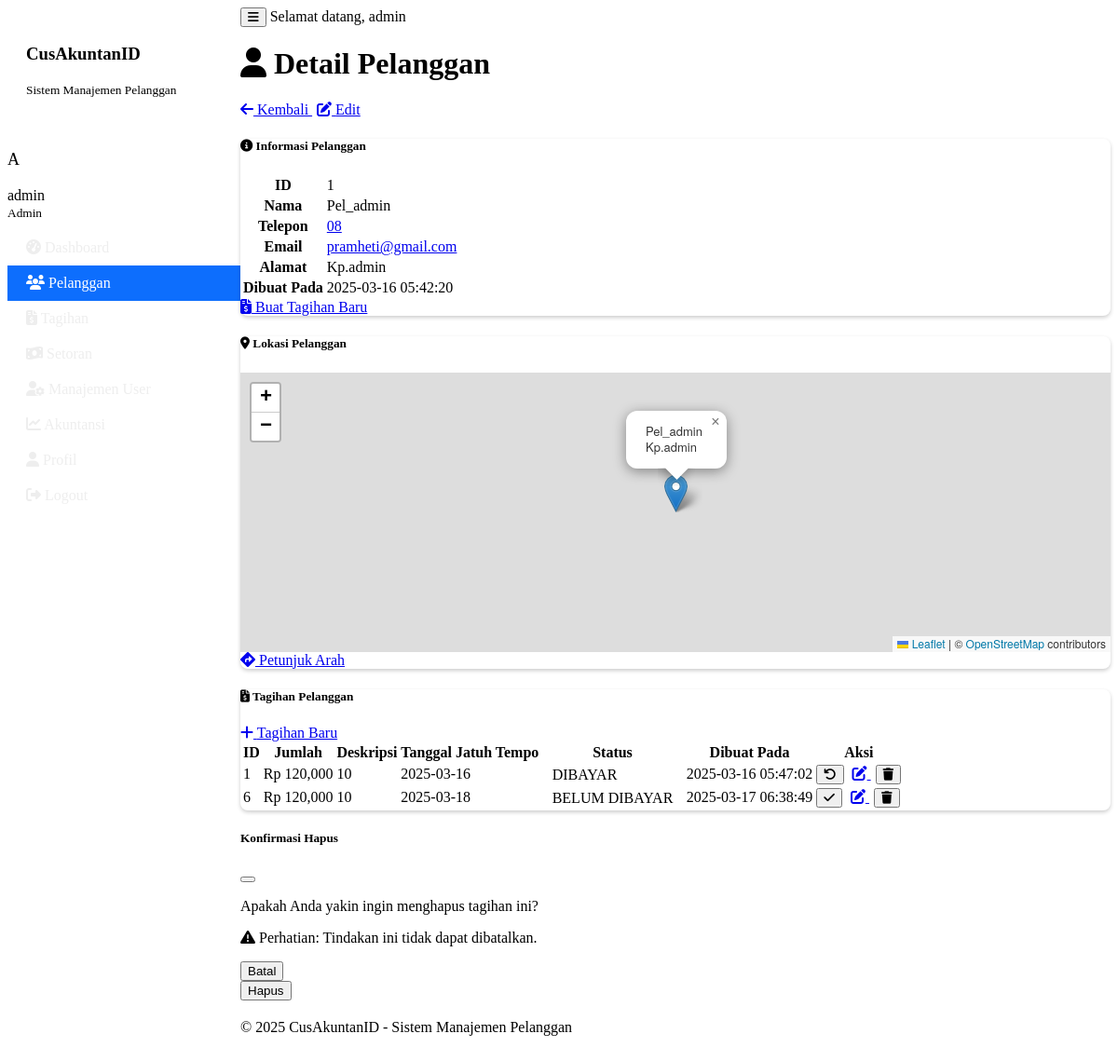
Page /pelanggan/1 (signed in) on the committed database.
### tables this page shows
CREATE TABLE pelanggan (
            id INTEGER PRIMARY KEY,
            nama TEXT NOT NULL,
            telepon TEXT,
            email TEXT,
            alamat TEXT,
            latitude REAL,
            longitude REAL,
            dibuat_pada TEXT,
            user_id INTEGER
        );

CREATE TABLE tagihan (
            id INTEGER PRIMARY KEY,
            pelanggan_id INTEGER,
            jumlah REAL NOT NULL,
            deskripsi TEXT,
            tanggal_jatuh_tempo TEXT,
            status_pembayaran TEXT DEFAULT 'BELUM DIBAYAR',
            dibuat_pada TEXT,
            FOREIGN KEY (pelanggan_id) REFERENCES pelanggan (id)
        );

### main.py (the view)
    def decorated_function(*args, **kwargs):
        if 'user' not in session:
            flash('Anda perlu login terlebih dahulu.', 'warning')
            return redirect(url_for('login'))
        return f(*args, **kwargs)

### main.py (called while the page is built)
@app.context_processor
def inject_now():
    return {'now': datetime.datetime.now()}

def login_required(f):
    def decorated_function(*args, **kwargs):
        if 'user' not in session:
            flash('Anda perlu login terlebih dahulu.', 'warning')
            return redirect(url_for('login'))
        return f(*args, **kwargs)
    decorated_function.__name__ = f.__name__
    return decorated_function

    def get_connection(self):
        return sqlite3.connect(self.db_path)

    def dapatkan_pelanggan(self, pelanggan_id):
        conn = self.get_connection()
        cursor = conn.cursor()
        cursor.execute("SELECT * FROM pelanggan WHERE id = ?", (pelanggan_id,))
        hasil = cursor.fetchone()
        conn.close()
        return hasil

    def dapatkan_tagihan_pelanggan(self, pelanggan_id):
        conn = self.get_connection()
        cursor = conn.cursor()
        cursor.execute("SELECT * FROM tagihan WHERE pelanggan_id = ? ORDER BY tanggal_jatuh_tempo", (pelanggan_id,))
        hasil = cursor.fetchall()
        conn.close()
        return hasil

### templates/pelanggan_detail.html (shortened to what this page needs)
{% extends "base.html" %}
{% block head %}
    <link rel="stylesheet" href="https://unpkg.com/leaflet@1.9.3/dist/leaflet.css" />
{% endblock %}
{% block content %}
<div class="container">
    <div class="d-flex justify-content-between align-items-center mb-4">
        <h1><i class="fas fa-user me-2"></i> Detail Pelanggan</h1>
        <div>
            <a href="{{ url_for('pelanggan_list') }}" class="btn btn-secondary me-2">
                <i class="fas fa-arrow-left me-2"></i> Kembali
            </a>
            <a href="{{ url_for('edit_pelanggan', pelanggan_id=pelanggan.id) }}" class="btn btn-primary">
                <i class="fas fa-edit me-2"></i> Edit
            </a>
        </div>
    </div>
    <div class="row">
        <div class="col-md-6 mb-4">
            <div class="card h-100">
                <div class="card-header bg-primary text-white">
                    <h5 class="mb-0"><i class="fas fa-info-circle me-2"></i> Informasi Pelanggan</h5>
                </div>
                <div class="card-body">
                    <table class="table">
                        <tr>
                            <th style="width: 30%">ID</th>
                            <td>{{ pelanggan.id }}</td>
                        </tr>
                        <tr>
                            <th>Nama</th>
                            <td>{{ pelanggan.nama }}</td>
                        </tr>
                        <tr>
                            <th>Telepon</th>
                            <td>
                                {% if pelanggan.telepon %}
                                    <a href="tel:{{ pelanggan.telepon }}">{{ pelanggan.telepon }}</a>
                                {% else %}
                                    -
                                {% endif %}
                            </td>
                        </tr>
                        <tr>
                            <th>Email</th>
                            <td>
                                {% if pelanggan.email %}
                                    <a href="mailto:{{ pelanggan.email }}">{{ pelanggan.email }}</a>
                                {% else %}
                                    -
                                {% endif %}
                            </td>
                        </tr>
                        <tr>
                            <th>Alamat</th>
                            <td>{{ pelanggan.alamat or '-' }}</td>
                        </tr>
                        <tr>
                            <th>Dibuat Pada</th>
                            <td>{{ pelanggan.dibuat_pada }}</td>
                        </tr>
                    </table>
                    <div class="d-grid gap-2 mt-3">
                        <a href="{{ url_for('tambah_tagihan') }}?pelanggan_id={{ pelanggan.id }}" class="btn btn-success">
                            <i class="fas fa-file-invoice-dollar me-2"></i> Buat Tagihan Baru
                        </a>
                    </div>
                </div>
            </div>
        </div>
        <div class="col-md-6 mb-4">
            <div class="card h-100">
                <div class="card-header bg-info text-white">
                    <h5 class="mb-0"><i class="fas fa-map-marker-alt me-2"></i> Lokasi Pelanggan</h5>
                </div>
                <div class="card-body">
                    {% if pelanggan.latitude != 0 and pelanggan.longitude != 0 %}
                        <div id="map" style="height: 300px;"></div>
                        <div class="mt-3 text-center">
                            <a href="https://www.google.com/maps/dir/?api=1&destination={{ pelanggan.latitude }},{{ pelanggan.longitude }}"
                               class="btn btn-outline-primary" target="_blank">
                                <i class="fas fa-directions me-2"></i> Petunjuk Arah
                            </a>
                        </div>
                    {% endif %}
                </div>
            </div>
        </div>
    </div>
    <div class="card mb-4">
        <div class="card-header bg-dark text-white">
            <div class="d-flex justify-content-between align-items-center">
                <h5 class="mb-0"><i class="fas fa-file-invoice-dollar me-2"></i> Tagihan Pelanggan</h5>
                <a href="{{ url_for('tambah_tagihan') }}?pelanggan_id={{ pelanggan.id }}" class="btn btn-sm btn-success">
                    <i class="fas fa-plus me-2"></i> Tagihan Baru
                </a>
            </div>
        </div>
        <div class="card-body">
            {% if tagihan %}
                <div class="table-responsive">
                    <table class="table table-striped table-hover">
                        <thead>
                            <tr>
                                <th>ID</th>
                                <th>Jumlah</th>
                                <th>Deskripsi</th>
                                <th>Tanggal Jatuh Tempo</th>
                                <th>Status</th>
                                <th>Dibuat Pada</th>
                                <th>Aksi</th>
                            </tr>
                        </thead>
                        <tbody>
                            {% for t in tagihan %}
                            <tr>
                                <td>{{ t[0] }}</td>
                                <td>Rp {{ "{:,.0f}".format(t[2]) }}</td>
                                <td>{{ t[3] or '-' }}</td>
                                <td>{{ t[4] }}</td>
                                <td>
                                    <span class="badge bg-{{ 'success' if t[5] == 'DIBAYAR' else 'danger' }}">
                                        {{ t[5] }}
                                    </span>
                                </td>
                                <td>{{ t[6] }}</td>
                                <td>
                                    <div class="btn-group">
                                        <button type="button" class="btn btn-sm btn-{{ 'success' if t[5] == 'BELUM DIBAYAR' else 'warning' }} status-btn"
                                                data-id="{{ t[0] }}"
                                                data-status="{{ t[5] }}"
                                                title="{{ 'Tandai Dibayar' if t[5] == 'BELUM DIBAYAR' else 'Tandai Belum Dibayar' }}">
                                            <i class="fas {{ 'fa-check' if t[5] == 'BELUM DIBAYAR' else 'fa-undo' }}"></i>
                                        </button>
                                        <a href="{{ url_for('edit_tagihan', tagihan_id=t[0]) }}" class="btn btn-sm btn-primary" title="Edit">
                                            <i class="fas fa-edit"></i>
                                        </a>
                                        <button type="button" class="btn btn-sm btn-danger delete-tagihan-btn"
                                                data-bs-toggle="modal"
                                                data-bs-target="#deleteTagihanModal"
                                                data-id="{{ t[0] }}"
                                                title="Hapus">
                                            <i class="fas fa-trash"></i>
                                        </button>
                                    </div>
                                </td>
                            </tr>
                            {% endfor %}
                        </tbody>
                    </table>
                </div>
            {% else %}
                <div class="alert alert-info">
                    <i class="fas fa-info-circle me-2"></i> Pelanggan ini belum memiliki tagihan.
                    <a href="{{ url_for('tambah_tagihan') }}?pelanggan_id={{ pelanggan.id }}" class="alert-link">Buat tagihan baru sekarang</a>.
                </div>
            {% endif %}
        </div>
    </div>
</div>
<div class="modal fade" id="deleteTagihanModal" tabindex="-1" aria-labelledby="deleteTagihanModalLabel" aria-hidden="true">
    <div class="modal-dialog">
        <div class="modal-content">
            <div class="modal-header bg-danger text-white">
                <h5 class="modal-title" id="deleteTagihanModalLabel">Konfirmasi Hapus</h5>
                <button type="button" class="btn-close" data-bs-dismiss="modal" aria-label="Close"></button>
            </div>
            <div class="modal-body">
                <p>Apakah Anda yakin ingin menghapus tagihan ini?</p>
                <p class="text-danger">
                    <i class="fas fa-exclamation-triangle me-2"></i>
                    Perhatian: Tindakan ini tidak dapat dibatalkan.
                </p>
            </div>
            <div class="modal-footer">
                <button type="button" class="btn btn-secondary" data-bs-dismiss="modal">Batal</button>
                <form id="deleteTagihanForm" method="POST">
                    <button type="submit" class="btn btn-danger">Hapus</button>
                </form>
            </div>
        </div>
    </div>
</div>
{% endblock %}

### static/css/style.css (style rules this page uses)
.card { margin-bottom: 20px; border-radius: 0.5rem; box-shadow: 0 0.125rem 0.25rem rgba(0, 0, 0, 0.2); }
.card-header { border-top-left-radius: 0.5rem !important; border-top-right-radius: 0.5rem !important; }
.btn + .btn { margin-left: 5px; }
.table th, .table td { vertical-align: middle; }
.badge.bg-success, .badge.bg-danger, .badge.bg-info, .badge.bg-warning { font-weight: 500; padding: 0.35em 0.65em; }

### rows in the picture
pelanggan: id "1", nama "Pel_admin", telepon "08", email "pramheti@gmail.com", alamat "Kp.admin", dibuat_pada "2025-03-16 05:42:20"
tagihan: id "1", jumlah "120,000", deskripsi "10", tanggal_jatuh_tempo "2025-03-16", status_pembayaran "DIBAYAR", dibuat_pada "2025-03-16 05:47:02"
tagihan: id "6", jumlah "120,000", deskripsi "10", tanggal_jatuh_tempo "2025-03-18", status_pembayaran "BELUM DIBAYAR", dibuat_pada "2025-03-17 06:38:49"

### other values in the picture
{{ session.user.username[0].upper() }} "A"
{{ session.user.nama_lengkap or session.user.username }} "admin"
{{ 'Admin' if session.user.level == 'admin' else 'User' }} "Admin"
